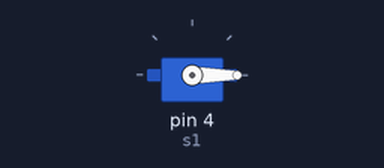
Bench run of a sketch on a simulated Arduino Uno, built with avr-gcc and run on an emulated ATmega328P. Shown: servo.

Above: at 0.05 s.
At 0.25 s:
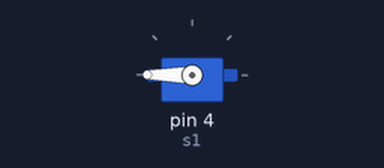
At 0.4 s:
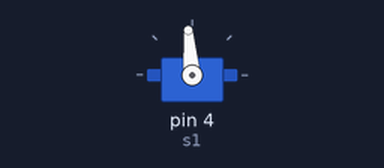
Timing chart, 0 to 3.0 s (numbered marks = the images above):
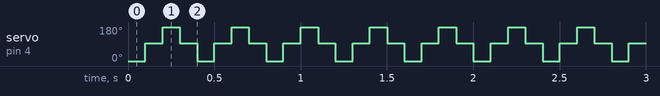

The sketch:

ServoBasicAngle.ino
```cpp
#include <Servo.h>

Servo s1;

void setup() {
  s1.attach(4);
}

void loop() {
  s1.write(0);    // left rotation
  delay(100);

  s1.write(95);   // stop
  delay(100);

  s1.write(180);  // right rotation
  delay(100);

  s1.write(95);   // stop
  delay(100);
}
```

Measured:
- by itself, servo on pin 4 (s1): repeats every 0.40 s: 180° 0.10 s, 95° 0.10 s, 0° 0.10 s, 95° 0.10 s
